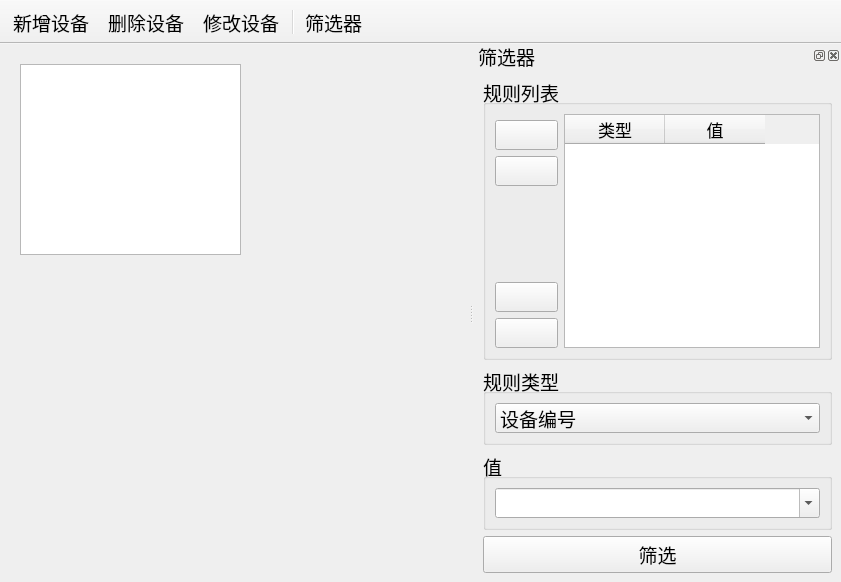
<?xml version="1.0" encoding="UTF-8"?>
<ui version="4.0">
 <class>DevicePage</class>
 <widget class="QMainWindow" name="DevicePage">
  <property name="geometry">
   <rect>
    <x>0</x>
    <y>0</y>
    <width>841</width>
    <height>582</height>
   </rect>
  </property>
  <property name="font">
   <font>
    <family>Times New Roman</family>
    <pointsize>14</pointsize>
   </font>
  </property>
  <property name="contextMenuPolicy">
   <enum>Qt::NoContextMenu</enum>
  </property>
  <property name="windowTitle">
   <string>MainWindow</string>
  </property>
  <widget class="QWidget" name="centralwidget">
   <widget class="QTableView" name="tableView">
    <property name="geometry">
     <rect>
      <x>20</x>
      <y>20</y>
      <width>221</width>
      <height>191</height>
     </rect>
    </property>
    <property name="contextMenuPolicy">
     <enum>Qt::CustomContextMenu</enum>
    </property>
    <property name="sizeAdjustPolicy">
     <enum>QAbstractScrollArea::AdjustToContents</enum>
    </property>
    <property name="editTriggers">
     <set>QAbstractItemView::NoEditTriggers</set>
    </property>
    <property name="alternatingRowColors">
     <bool>true</bool>
    </property>
    <property name="selectionMode">
     <enum>QAbstractItemView::SingleSelection</enum>
    </property>
    <property name="selectionBehavior">
     <enum>QAbstractItemView::SelectRows</enum>
    </property>
    <property name="sortingEnabled">
     <bool>true</bool>
    </property>
   </widget>
  </widget>
  <widget class="QToolBar" name="toolBar">
   <property name="windowTitle">
    <string>toolBar</string>
   </property>
   <property name="movable">
    <bool>false</bool>
   </property>
   <property name="iconSize">
    <size>
     <width>32</width>
     <height>32</height>
    </size>
   </property>
   <property name="toolButtonStyle">
    <enum>Qt::ToolButtonTextUnderIcon</enum>
   </property>
   <attribute name="toolBarArea">
    <enum>TopToolBarArea</enum>
   </attribute>
   <attribute name="toolBarBreak">
    <bool>false</bool>
   </attribute>
   <addaction name="actDevice_add"/>
   <addaction name="actDevice_delete"/>
   <addaction name="actDevice_modify"/>
   <addaction name="separator"/>
   <addaction name="actData_filter"/>
  </widget>
  <widget class="QDockWidget" name="dockWidget">
   <property name="font">
    <font>
     <family>Times New Roman</family>
     <pointsize>14</pointsize>
    </font>
   </property>
   <property name="floating">
    <bool>false</bool>
   </property>
   <property name="features">
    <set>QDockWidget::DockWidgetClosable|QDockWidget::DockWidgetFloatable|QDockWidget::DockWidgetMovable</set>
   </property>
   <property name="allowedAreas">
    <set>Qt::LeftDockWidgetArea|Qt::RightDockWidgetArea</set>
   </property>
   <property name="windowTitle">
    <string>筛选器</string>
   </property>
   <attribute name="dockWidgetArea">
    <number>2</number>
   </attribute>
   <widget class="QWidget" name="dockWidgetContents">
    <layout class="QVBoxLayout" name="verticalLayout">
     <item>
      <widget class="QGroupBox" name="groupBox_list">
       <property name="sizePolicy">
        <sizepolicy hsizetype="Preferred" vsizetype="Expanding">
         <horstretch>0</horstretch>
         <verstretch>0</verstretch>
        </sizepolicy>
       </property>
       <property name="title">
        <string>规则列表</string>
       </property>
       <layout class="QGridLayout" name="gridLayout">
        <item row="1" column="0">
         <widget class="QPushButton" name="pushButton_plus">
          <property name="sizePolicy">
           <sizepolicy hsizetype="Minimum" vsizetype="Preferred">
            <horstretch>0</horstretch>
            <verstretch>0</verstretch>
           </sizepolicy>
          </property>
          <property name="toolTip">
           <string>&lt;html&gt;&lt;head/&gt;&lt;body&gt;&lt;p align=&quot;center&quot;&gt;&lt;span style=&quot; font-size:12pt;&quot;&gt;添加筛选规则&lt;/span&gt;&lt;/p&gt;&lt;/body&gt;&lt;/html&gt;</string>
          </property>
          <property name="statusTip">
           <string>添加筛选规则</string>
          </property>
          <property name="text">
           <string/>
          </property>
          <property name="icon">
           <iconset resource="../icons.qrc">
            <normaloff>:/icons/plus_square.png</normaloff>:/icons/plus_square.png</iconset>
          </property>
          <property name="iconSize">
           <size>
            <width>32</width>
            <height>32</height>
           </size>
          </property>
         </widget>
        </item>
        <item row="5" column="0">
         <widget class="QPushButton" name="pushButton_clear">
          <property name="sizePolicy">
           <sizepolicy hsizetype="Minimum" vsizetype="Preferred">
            <horstretch>0</horstretch>
            <verstretch>0</verstretch>
           </sizepolicy>
          </property>
          <property name="toolTip">
           <string>&lt;html&gt;&lt;head/&gt;&lt;body&gt;&lt;p align=&quot;center&quot;&gt;&lt;span style=&quot; font-size:12pt;&quot;&gt;清空筛选规则&lt;/span&gt;&lt;/p&gt;&lt;/body&gt;&lt;/html&gt;</string>
          </property>
          <property name="statusTip">
           <string>清除所有的筛选规则</string>
          </property>
          <property name="text">
           <string/>
          </property>
          <property name="icon">
           <iconset resource="../icons.qrc">
            <normaloff>:/icons/delete.png</normaloff>:/icons/delete.png</iconset>
          </property>
          <property name="iconSize">
           <size>
            <width>32</width>
            <height>32</height>
           </size>
          </property>
         </widget>
        </item>
        <item row="2" column="0">
         <widget class="QPushButton" name="pushButton_minus">
          <property name="sizePolicy">
           <sizepolicy hsizetype="Minimum" vsizetype="Preferred">
            <horstretch>0</horstretch>
            <verstretch>0</verstretch>
           </sizepolicy>
          </property>
          <property name="toolTip">
           <string>&lt;html&gt;&lt;head/&gt;&lt;body&gt;&lt;p align=&quot;center&quot;&gt;&lt;span style=&quot; font-size:12pt;&quot;&gt;删除筛选规则&lt;/span&gt;&lt;/p&gt;&lt;/body&gt;&lt;/html&gt;</string>
          </property>
          <property name="statusTip">
           <string>删除选中的筛选规则</string>
          </property>
          <property name="text">
           <string/>
          </property>
          <property name="icon">
           <iconset resource="../icons.qrc">
            <normaloff>:/icons/minus_square.png</normaloff>:/icons/minus_square.png</iconset>
          </property>
          <property name="iconSize">
           <size>
            <width>32</width>
            <height>32</height>
           </size>
          </property>
         </widget>
        </item>
        <item row="3" column="0">
         <spacer name="verticalSpacer">
          <property name="orientation">
           <enum>Qt::Vertical</enum>
          </property>
          <property name="sizeHint" stdset="0">
           <size>
            <width>20</width>
            <height>40</height>
           </size>
          </property>
         </spacer>
        </item>
        <item row="0" column="1" rowspan="6">
         <widget class="QTableWidget" name="tableWidget">
          <property name="sizeAdjustPolicy">
           <enum>QAbstractScrollArea::AdjustIgnored</enum>
          </property>
          <property name="editTriggers">
           <set>QAbstractItemView::NoEditTriggers</set>
          </property>
          <property name="alternatingRowColors">
           <bool>true</bool>
          </property>
          <property name="selectionBehavior">
           <enum>QAbstractItemView::SelectRows</enum>
          </property>
          <column>
           <property name="text">
            <string>类型</string>
           </property>
           <property name="font">
            <font>
             <family>Times New Roman</family>
             <pointsize>13</pointsize>
             <bold>false</bold>
            </font>
           </property>
          </column>
          <column>
           <property name="text">
            <string>值</string>
           </property>
           <property name="font">
            <font>
             <family>Times New Roman</family>
             <pointsize>13</pointsize>
             <bold>false</bold>
            </font>
           </property>
          </column>
         </widget>
        </item>
        <item row="4" column="0">
         <widget class="QPushButton" name="pushButton_edit">
          <property name="sizePolicy">
           <sizepolicy hsizetype="Minimum" vsizetype="Preferred">
            <horstretch>0</horstretch>
            <verstretch>0</verstretch>
           </sizepolicy>
          </property>
          <property name="toolTip">
           <string>&lt;html&gt;&lt;head/&gt;&lt;body&gt;&lt;p align=&quot;center&quot;&gt;&lt;span style=&quot; font-size:12pt;&quot;&gt;编辑筛选规则&lt;/span&gt;&lt;/p&gt;&lt;/body&gt;&lt;/html&gt;</string>
          </property>
          <property name="statusTip">
           <string>编辑选中的筛选规则</string>
          </property>
          <property name="text">
           <string/>
          </property>
          <property name="icon">
           <iconset resource="../icons.qrc">
            <normaloff>:/icons/edit_square.png</normaloff>:/icons/edit_square.png</iconset>
          </property>
          <property name="iconSize">
           <size>
            <width>32</width>
            <height>32</height>
           </size>
          </property>
         </widget>
        </item>
       </layout>
      </widget>
     </item>
     <item>
      <widget class="QGroupBox" name="groupBox_type">
       <property name="sizePolicy">
        <sizepolicy hsizetype="Preferred" vsizetype="Fixed">
         <horstretch>0</horstretch>
         <verstretch>0</verstretch>
        </sizepolicy>
       </property>
       <property name="title">
        <string>规则类型</string>
       </property>
       <layout class="QVBoxLayout" name="verticalLayout_2">
        <item>
         <widget class="QComboBox" name="comboBox_type">
          <item>
           <property name="text">
            <string>设备编号</string>
           </property>
          </item>
          <item>
           <property name="text">
            <string>设备类型</string>
           </property>
          </item>
          <item>
           <property name="text">
            <string>桩号</string>
           </property>
          </item>
         </widget>
        </item>
       </layout>
      </widget>
     </item>
     <item>
      <widget class="QGroupBox" name="groupBox_value">
       <property name="sizePolicy">
        <sizepolicy hsizetype="Preferred" vsizetype="Fixed">
         <horstretch>0</horstretch>
         <verstretch>0</verstretch>
        </sizepolicy>
       </property>
       <property name="title">
        <string>值</string>
       </property>
       <layout class="QVBoxLayout" name="verticalLayout_3">
        <item>
         <widget class="QComboBox" name="comboBox_value">
          <property name="editable">
           <bool>true</bool>
          </property>
         </widget>
        </item>
       </layout>
      </widget>
     </item>
     <item>
      <widget class="QPushButton" name="pushButton_filter">
       <property name="statusTip">
        <string>应用已添加的筛选规则筛选数据</string>
       </property>
       <property name="text">
        <string>筛选</string>
       </property>
       <property name="icon">
        <iconset resource="../icons.qrc">
         <normaloff>:/icons/filter.png</normaloff>:/icons/filter.png</iconset>
       </property>
       <property name="iconSize">
        <size>
         <width>20</width>
         <height>20</height>
        </size>
       </property>
      </widget>
     </item>
    </layout>
   </widget>
  </widget>
  <action name="actData_filter">
   <property name="checkable">
    <bool>true</bool>
   </property>
   <property name="icon">
    <iconset resource="../icons.qrc">
     <normaloff>:/icons/filter.png</normaloff>:/icons/filter.png</iconset>
   </property>
   <property name="text">
    <string>筛选器</string>
   </property>
   <property name="toolTip">
    <string>&lt;html&gt;&lt;head/&gt;&lt;body&gt;&lt;p align=&quot;center&quot;&gt;&lt;span style=&quot; font-size:12pt;&quot;&gt;打开或关闭筛选器&lt;/span&gt;&lt;/p&gt;&lt;/body&gt;&lt;/html&gt;</string>
   </property>
   <property name="statusTip">
    <string>编辑规则以筛选数据</string>
   </property>
   <property name="font">
    <font>
     <family>Times New Roman</family>
     <pointsize>14</pointsize>
    </font>
   </property>
   <property name="menuRole">
    <enum>QAction::NoRole</enum>
   </property>
  </action>
  <action name="actDevice_add">
   <property name="icon">
    <iconset resource="../icons.qrc">
     <normaloff>:/icons/plus_round.png</normaloff>:/icons/plus_round.png</iconset>
   </property>
   <property name="text">
    <string>新增设备</string>
   </property>
   <property name="toolTip">
    <string>&lt;html&gt;&lt;head/&gt;&lt;body&gt;&lt;p align=&quot;center&quot;&gt;&lt;span style=&quot; font-size:12pt;&quot;&gt;新增一个设备&lt;/span&gt;&lt;/p&gt;&lt;/body&gt;&lt;/html&gt;</string>
   </property>
   <property name="statusTip">
    <string>增加一个新的检测设备</string>
   </property>
   <property name="font">
    <font>
     <family>Times New Roman</family>
     <pointsize>14</pointsize>
    </font>
   </property>
   <property name="menuRole">
    <enum>QAction::NoRole</enum>
   </property>
  </action>
  <action name="actDevice_delete">
   <property name="icon">
    <iconset resource="../icons.qrc">
     <normaloff>:/icons/minus_round.png</normaloff>:/icons/minus_round.png</iconset>
   </property>
   <property name="text">
    <string>删除设备</string>
   </property>
   <property name="toolTip">
    <string>&lt;html&gt;&lt;head/&gt;&lt;body&gt;&lt;p align=&quot;center&quot;&gt;&lt;span style=&quot; font-size:12pt;&quot;&gt;删除选中设备&lt;/span&gt;&lt;/p&gt;&lt;/body&gt;&lt;/html&gt;</string>
   </property>
   <property name="statusTip">
    <string>删除选中的检测设备</string>
   </property>
   <property name="font">
    <font>
     <family>Times New Roman</family>
     <pointsize>14</pointsize>
    </font>
   </property>
   <property name="menuRole">
    <enum>QAction::NoRole</enum>
   </property>
  </action>
  <action name="actDevice_modify">
   <property name="icon">
    <iconset resource="../icons.qrc">
     <normaloff>:/icons/edit_square.png</normaloff>:/icons/edit_square.png</iconset>
   </property>
   <property name="text">
    <string>修改设备</string>
   </property>
   <property name="toolTip">
    <string>&lt;html&gt;&lt;head/&gt;&lt;body&gt;&lt;p align=&quot;center&quot;&gt;&lt;span style=&quot; font-size:12pt;&quot;&gt;修改设备信息&lt;/span&gt;&lt;/p&gt;&lt;/body&gt;&lt;/html&gt;</string>
   </property>
   <property name="statusTip">
    <string>修改选中的设备信息</string>
   </property>
   <property name="font">
    <font>
     <family>Times New Roman</family>
     <pointsize>14</pointsize>
    </font>
   </property>
   <property name="menuRole">
    <enum>QAction::NoRole</enum>
   </property>
  </action>
 </widget>
 <tabstops>
  <tabstop>tableView</tabstop>
  <tabstop>pushButton_plus</tabstop>
  <tabstop>pushButton_minus</tabstop>
  <tabstop>pushButton_edit</tabstop>
  <tabstop>pushButton_clear</tabstop>
  <tabstop>tableWidget</tabstop>
  <tabstop>comboBox_type</tabstop>
  <tabstop>comboBox_value</tabstop>
  <tabstop>pushButton_filter</tabstop>
 </tabstops>
 <resources>
  <include location="../icons.qrc"/>
 </resources>
 <connections/>
</ui>
